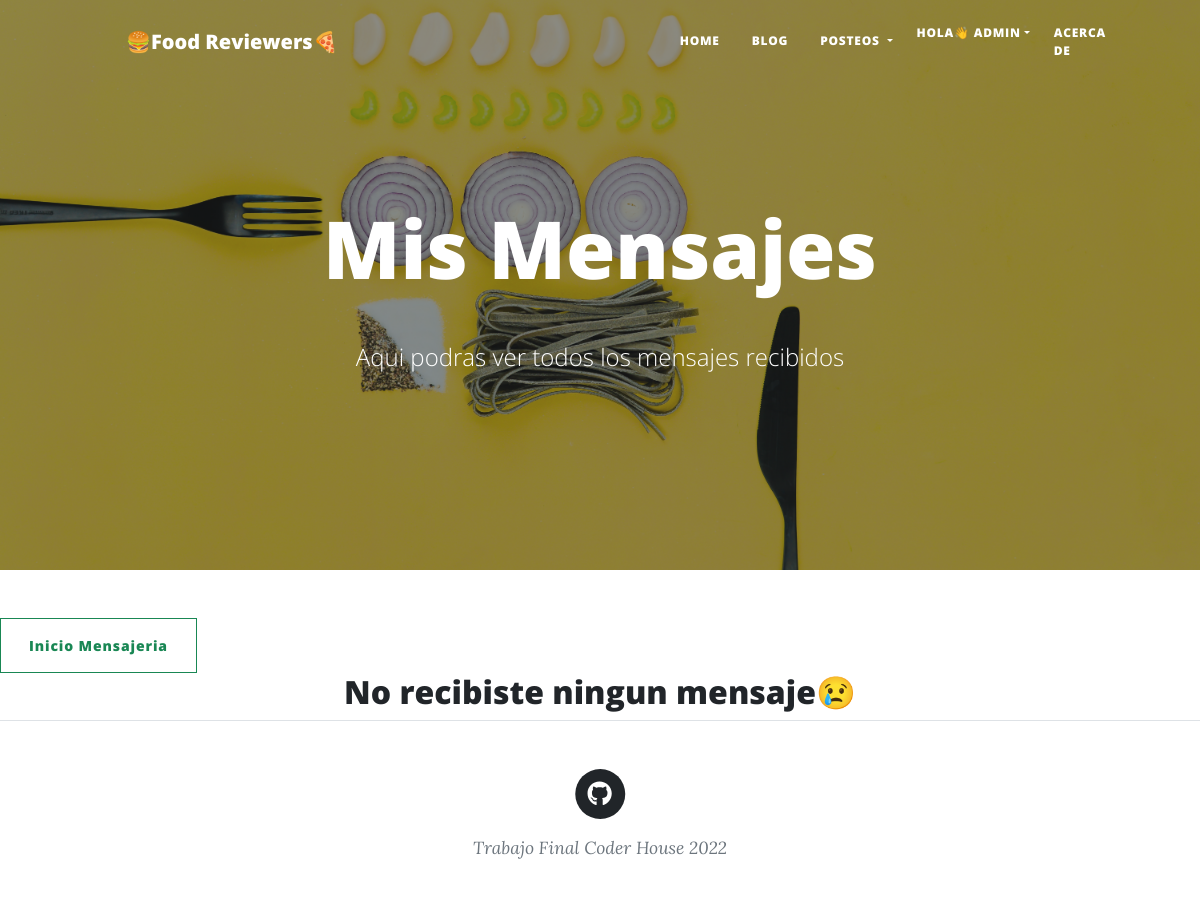
Page /messenger/misMensajes/ (signed in) on the earlier database version.
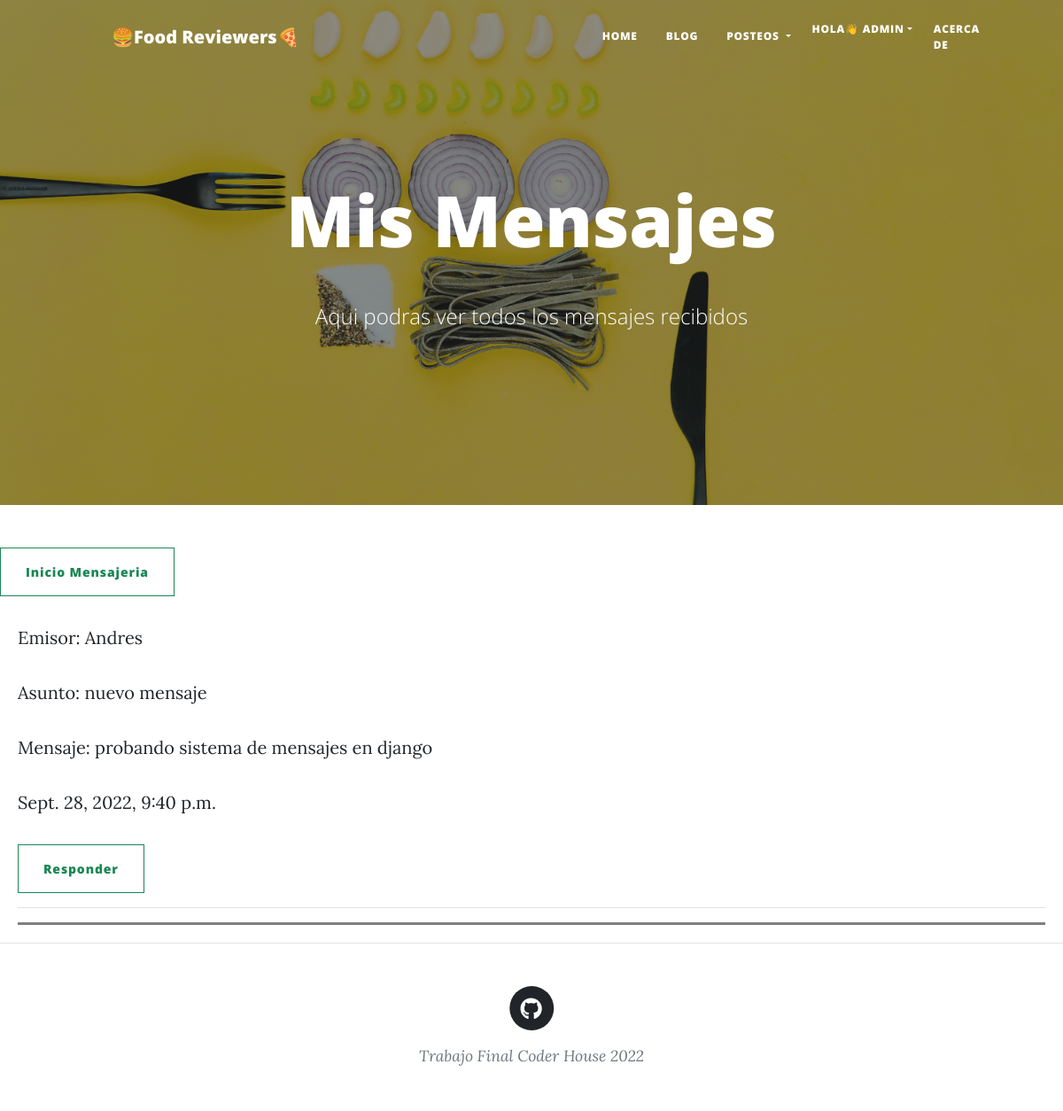
Same page on the later database version.
### messenger/models.py (models this page shows, shortened)
class Mensaje(models.Model):
    emisor = models.ForeignKey(User,null = True ,on_delete=models.CASCADE)
    receptor = models.CharField(max_length=10)
    asunto = models.CharField(max_length= 80)
    content = models.CharField(max_length = 500)
    creadoFecha = models.DateTimeField(auto_now_add=True)

### messenger/views.py (the view)
# urls.py: path("misMensajes/", misMensajes, name= "mis_mensajes"),
@login_required
def misMensajes(request):
    mensajes = Mensaje.objects.filter(receptor=request.user)
    return render(request, 'messenger/misMensajes.html',{"mensajes":mensajes,"imagen":obtenerAvatar(request)})

### blog/views.py (called while the page is built)
def obtenerAvatar(request):
    lista = Avatar.objects.filter(user=request.user.id)
    if len(lista)!=0:
        imagen=lista[0].imagen.url
    else:
        imagen= ""
    return imagen

### messenger/templates/messenger/misMensajes.html (shortened to what this page needs)
{% extends "blog/padre.html" %}
{% load static %}
{% block header %}
<header class="masthead" id="fondoMisMensajes">
    <div class="container position-relative px-4 px-lg-5">
        <div class="row gx-4 gx-lg-5 justify-content-center">
            <div class="col-md-10 col-lg-8 col-xl-7">
                <div class="site-heading">
                    <h1 class="mb-5">Mis Mensajes</h1>
                    <span class="subheading">Aqui podras ver todos los mensajes recibidos</span>
                </div>
            </div>
        </div>
    </div>
</header>
{% endblock %}
{% block contenido %}
    <a href="{% url 'list' %}" class="btn btn-outline-success">Inicio Mensajeria</a>
    {% if mensajes %}
        <div class="contenedor_mensaje">
        {% for mensaje in mensajes %}
            <p> Emisor: {{ mensaje.emisor }}</p>
            <p> Asunto: {{ mensaje.asunto }}</p>
            <p>Mensaje: {{ mensaje.content }}</p>
            <p>{{ mensaje.creadoFecha}}</p>
            <a href="{% url 'enviar_mensaje' %}" class="btn btn-outline-success">Responder</a>
            <hr>
        {% endfor %}
        </div>
    {% else %}
        <h2 class="noRecibiMensaje">No recibiste ningun mensaje😢</h2>
    {% endif %}
{% endblock %}

### blog/templates/blog/padre.html (shortened to what this page needs)
<!DOCTYPE html>
<html lang="en">
    <head>
        {% load static %}
        <link href="{% static '/blog/css/styles.css' %}" rel="stylesheet" />
        <link href="{% static '/blog/css/estilo-acerca.css' %}" rel="stylesheet" />
        <link href="{% static '/blog/css/form-regis.css' %}" rel="stylesheet" />
        <link href="{% static '/blog/css/home-style.css' %}" rel="stylesheet" />
    </head>
    <body>
        <nav class="navbar-expand-lg navbar-light" id="mainNav">
            <div class="container px-4 px-lg-5"">
                <nav class="navbar navbar-expand-md navbar-light">
                    <div class="container px-4 px-lg-5">
                        <a href="{% url 'inicio'%}" class="navbar-brand">🍔Food Reviewers🍕</a>
                    </div>
                    <div id="navbarResponsive" class="collapse navbar-collapse">
                        <ul class="navbar-nav ms-auto py-4 py-lg-0">
                            <li class="nav-item">
                                <a class="nav-link active px-lg-3 py-3 py-lg-4" href="{% url 'inicio'%}">Home</a>
                            </li>
                            <li class="nav-item">
                                <a class="nav-link px-lg-3 py-3 py-lg-4" href="{% url 'blog' %}">Blog</a>
                            </li>
                            <li class="nav-item dropdown">
                                <a class="nav-link dropdown-toggle px-lg-3 py-3 py-lg-4" id="navbarDropdownBlog"href="#" role="button" data-bs-toggle="dropdown" aria-expanded="false">
                                    Posteos
                                </a>
                            </li>
                            <li class="nav-item dropdown">
                                {% if user.is_authenticated %}
                                <a class="nav-link dropdown-toggle px-lg-2 py-1 py-lg-3" id="navbarDropdownBlog"href="#" role="button" data-bs-toggle="dropdown" aria-expanded="false">
                                    Hola👋 {{ user.username }}<img class="rounded-circle" src="{{ imagen }}" alt="" style="max-width: 35px; max-height: 35px;"></a>
                                {% endif %}
                            </li>
                            <li class="nav-item">
                                <a class="nav-link px-lg-3 py-3 py-lg-3" href="{% url 'acerca-de' %}">Acerca de</a>
                            </li>
                        </ul>
                    </div>
                </nav>
            </div>
        </nav>
        {% block header %}
        {% endblock %}
        <main>
            {% block contenido %}
            {% endblock %}
        </main>
        <footer class="border-top">
            <div class="container px-4 px-lg-5">
                <div class="row gx-4 gx-lg-5 justify-content-center">
                    <div class="col-md-10 col-lg-8 col-xl-7">
                        <ul class="list-inline text-center">
                            <li class="list-inline-item">
                                <a href="https://github.com/TomasRivetta/FoodReviewer" target="_blank">
                                    <span class="fa-stack fa-lg">
                                        <i class="fas fa-circle fa-stack-2x"></i>
                                        <i class="fab fa-github fa-stack-1x fa-inverse"></i>
                                    </span>
                                </a>
                            </li>
                        </ul>
                        <div class="small text-center text-muted fst-italic">Trabajo Final Coder House 2022</div>
                    </div>
                </div>
            </div>
        </footer>
    </body>
</html>

### blog/static/blog/css/home-style.css (style rules this page uses)
.contenedor_mensaje { margin: 20px; border-bottom: 3px solid gray; }

Differences in the rows shown:
added Mensaje: emisor "Andres", asunto "nuevo mensaje", content "probando sistema de mensajes en django", creadoFecha "Sept. 28, 2022, 9:40 p.m."
Other differences:
text no longer shown: "No recibiste ningun mensaje😢"
